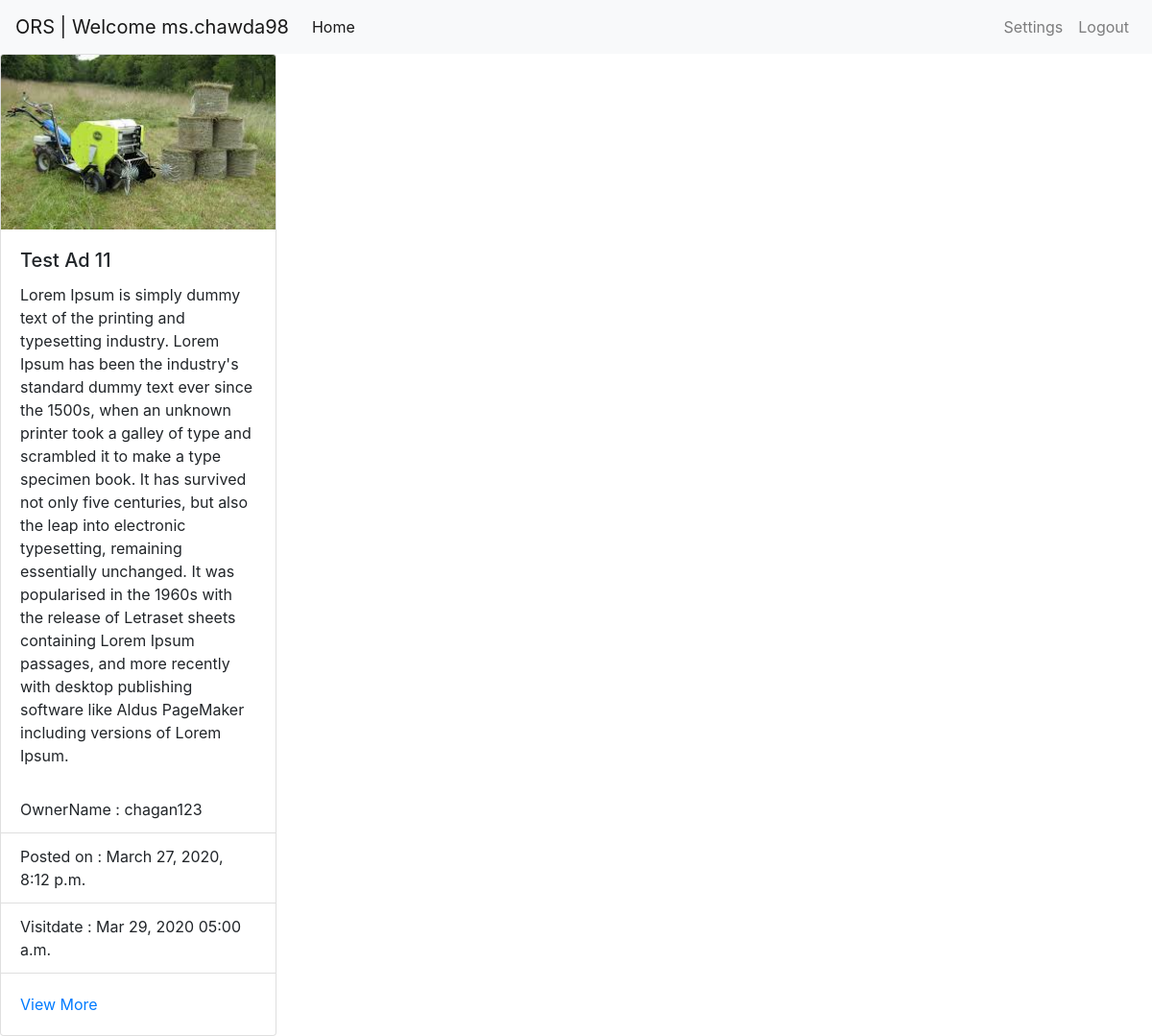
Screenshot of /worker/index/ (signed in) with the database file from the repository.
### Home/models.py (models this page shows, shortened)
class Product(models.Model):
    title = models.CharField(max_length=50, blank=True, null=True)
    slug = models.SlugField(blank=True, unique=True)
    Owner_name = models.ForeignKey(User,on_delete=models.CASCADE,blank=True, null=True)
    uploadfor = models.CharField(max_length=5, choices=AD_CHOICES, blank=True, null=True)
    category = models.ForeignKey(Category, on_delete=models.CASCADE)
    brand = models.ForeignKey(Brandmaster,on_delete=models.CASCADE, blank=True, null=True)
    Description = models.TextField(null=True, blank=True)
    Feature1 = models.CharField(max_length=50, null=False, blank=False,default="")
    Feature2 = models.CharField(max_length=50, null=True, blank=True,default="")
    Feature3 = models.CharField(max_length=50, null=True, blank=True,default="")
    Feature4 = models.CharField(max_length=50, null=True, blank=True,default="")
    Feature5 = models.CharField(max_length=50, null=True, blank=True,default="")
    Condition = models.CharField(max_length=5,choices=Condition,null=True,blank=True)
    price = models.DecimalField(max_digits=9, decimal_places=2, blank=True, null=True)
    quantity = models.CharField(max_length=2, choices=QUANTITY_CHOICES, blank=True, null=True)
    image = models.ImageField(upload_to=upload_image_path, null=True, blank=True)
    image2 = models.ImageField(upload_to=upload_image_path, null=True, blank=True)
    image3 = models.ImageField(upload_to=upload_image_path, null=True, blank=True)
    image4 = models.ImageField(upload_to=upload_image_path, null=True, blank=True)
    image5 = models.ImageField(upload_to=upload_image_path, null=True, blank=True)
    avail = models.CharField(max_length=10, choices=AVAILABLE_CHOICES, default="!Available")
    advalue = models.CharField(default="no", max_length=10, choices=GREATAD_CHOICES, blank=True, null=True)
    offer = models.CharField(default="no", max_length=5, choices=OFFER_CHOICES, blank=True, null=True)
    offerDetails = models.CharField(max_length=50,default="")
    adviewed = models.IntegerField(default=0, blank=True, null=True)
    rejected_status = models.CharField(max_length=5, choices=Reject, default="no")
    rejection_reason = models.CharField(max_length=100,null=True,blank=True)
    verified_status = models.CharField(max_length=5, default="no")
    visit_date = models.DateTimeField(null=True, blank=True)
    verifier_person = models.ForeignKey(Workers,on_delete=models.CASCADE, null=True, blank=True)
    ApprovedOrRejectedBy = models.ForeignKey(Employee,on_delete=models.CASCADE,null=True,blank=True)
    IsVisited = models.BooleanField(default=False,choices=BooleanChoice)
    IsReported = models.BooleanField(default=False,choices=BooleanChoice)
    Rate = models.DecimalField(max_digits=2, decimal_places=1, blank=True, null=True)
    post_date = models.DateTimeField(auto_now=True,null=True)
    update_date = models.DateTimeField(auto_now_add=True,null=True)
    IsProductSoldOrOnRent=models.BooleanField(choices=BooleanChoice,default=False)

### Worker/views.py (the view)
def index(request):
    if request.session.has_key('workersession'):
        data=Product.objects.filter(verifier_person_id=request.session["id"],IsVisited=False)
        page = request.GET.get('page', 1)
        paginator = Paginator(data, 2)
        try:
            datalist = paginator.page(page)
        except PageNotAnInteger:
            datalist = paginator.page(1)
        except EmptyPage:
            datalist = paginator.page(paginator.num_pages)
            datalist =datalist
        return render(request, "Worker/index.html", {'data':datalist})
    else:
        return redirect("Worker:worker")

### Templates/Worker/index.html (shortened to what this page needs)
{% extends 'Worker/Worker_layout.html' %}
{% block content %}
{% if data %}
{% for item in data %}
    <div class="card" style="width: 18rem;">
  <img src="{{ item.image.url }}" class="card-img-top" alt="...">
  <div class="card-body">
    <h5 class="card-title">{{ item.title }}</h5>
    <p class="card-text">{{ item.Description }}</p>
  </div>
  <ul class="list-group list-group-flush">
    <li class="list-group-item">OwnerName : {{ item.Owner_name }}</li>
    <li class="list-group-item">Posted on : {{ item.post_date }}</li>
    <li class="list-group-item">Visitdate : {{ item.visit_date |date:"M d, Y"}} {{item.visit_date|time:"h:i a" }}</li>
  </ul>
  <div class="card-body">
    <a href="{% url 'Worker:addetails' item.id %}" class="card-link">View More</a>
  </div>
</div>
{% endfor %}
{% else %}
<h1 class="pl-3 text-success">No Work for You</h1>
{% endif %}
{% endblock %}

### rows the page displays
Product: image (picture), title "Test Ad 11", Description "Lorem Ipsum is simply dummy text of the printing and typesetting industry. Lorem Ipsum has been the industry's standard dummy text ever since the 1500s, when an unknown printer took a galley of type and scrambled it to make a type specimen book. It has survived not only five centuries, but also the leap into electronic typesetting, remaining essentially unchanged. It was popularised in the 1960s with the release of Letraset sheets containing Lorem Ipsum passages, and more recently with desktop publishing software like Aldus PageMaker including versions of Lorem Ipsum.", Owner_name "chagan123", post_date "March 27, 2020, 8:12 p.m.", visit_date "Mar 29, 2020", visit_date "05:00 a.m."

### other values shown
{{ request.session.workersession }} "ms.chawda98"
